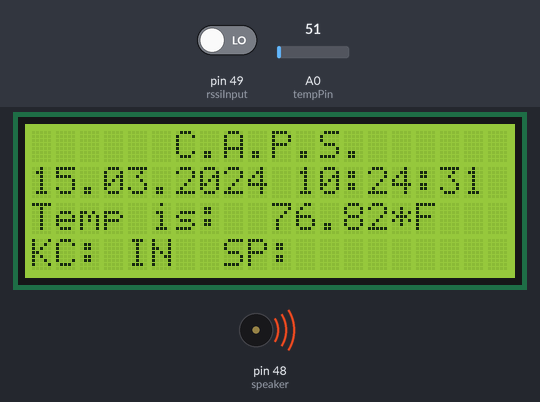
Bench run of a sketch on a simulated Arduino Mega 2560, built with avr-gcc and run on an emulated ATmega2560. Parts: 20×4 character LCD, buzzer (waves = sounding, pin HIGH). Inputs (shaded band) come from the test bench; at power-on: A0 (tempPin) = 51, pin 49 (rssiInput) LOW. The local clock reads 2024-03-15 10:24:30 at power-on unless the sketch sets it; storage starts empty; what the sketch prints to the serial monitor is not drawn.

Above: at 1.8 s.
1.9 s: A0 (tempPin) set to 58
At 3.1 s:
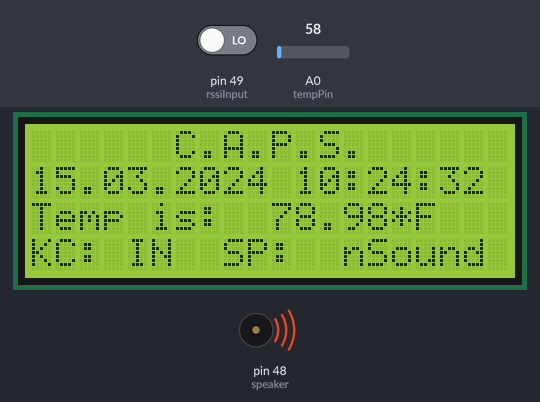
6.1 s: pin 49 (rssiInput) driven HIGH
At 8.5 s:
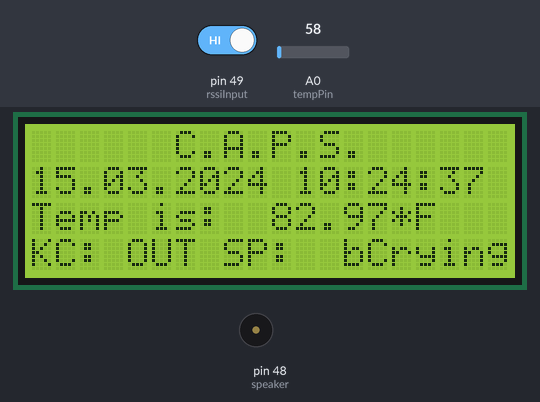
10.3 s: A0 (tempPin) set to 30
At 12.8 s:
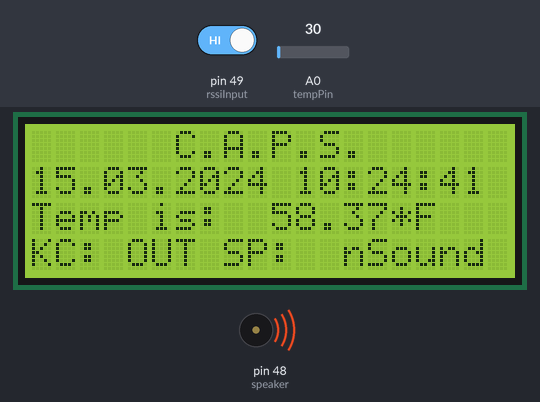
14.5 s: A0 (tempPin) set to 61
At 16.6 s:
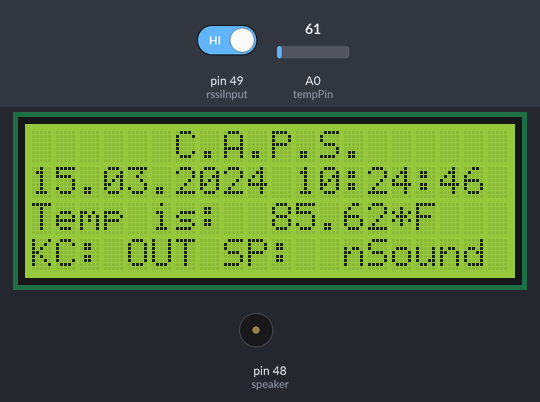
18.7 s: pin 49 (rssiInput) driven LOW
At 21.1 s:
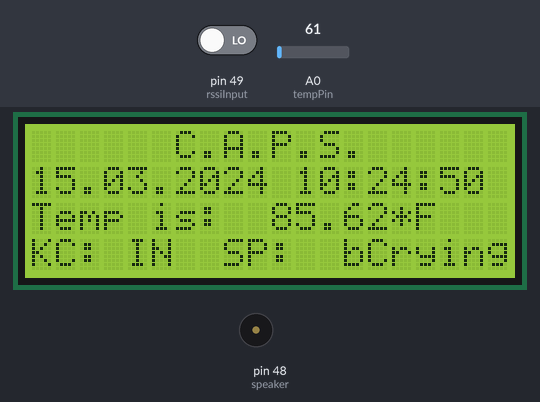
22.9 s: A0 (tempPin) set to 15
At 24.5 s:
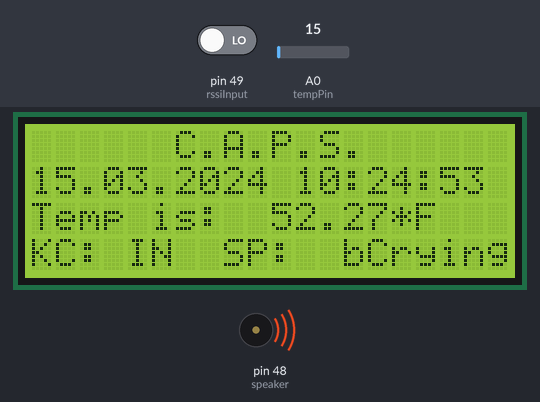
Timing chart, 0 to 26.0 s (numbered marks = the images above; inputs shaded):
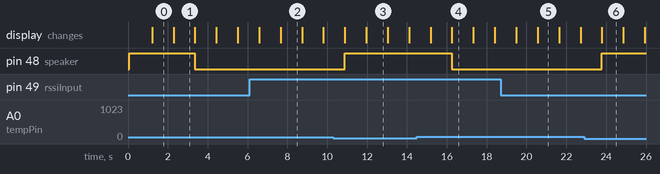

The sketch:

Working_Fall2017.ino
```cpp
/*
  The Super Six:
  EE 595
  Fall 2017

  Members: Lena ,Malcom, Willhelmi, Tony, Kyle, and  Leonardo
*/

#include <SPI.h>  //for SD shield
#include <SD.h>  //for communication with SD shield
#include <DS3231.h>  //for RTC - Real Time Clock
#include <LiquidCrystal.h>  //for LCD
#include <SoftwareSerial.h> // for BLE
#define SD_ChipSelectPin 53

LiquidCrystal lcd(12, 11, 5, 4, 3, 2);  // initialize the LCD library with the numbers of the interface pins
DS3231  rtc(SDA, SCL);  //Init the DS3231 using the hardware interface
SoftwareSerial mySerial(14, 15); // for Keychain Connection BLE

//Function Prototypes
void audio_play(int const &audio);  //Function to play audio
void saveData();  // write data to SD card
void display(String dspl1, String dspl2, String dspl3);  //display on the LCD

 String kcStatus;
 String spkStatus;
String dataString, dataString1, dataString2, dataString3, dataString4;
int val;  //varible to store temperature reading
int tempPin = A0;  //Analogue pin A0
int sensorThres = 400;  //threshold value for fumes sensor
const int chipSelect = 53;  //Card Select pin
int rssiInput = 49;
int speaker = 48;
bool keyFlag = false;
int keyCounter = 0;
const int counter = 5000;

void setup()
{
  Serial.begin(9600);  // Open serial communications and wait for port to open:
  rtc.begin();  // Initialize the rtc object (the clock module)


  // ******************Uncommented the following thee lines to Set the Date and Time********************
  //
  //  rtc.setDOW(SUNDAY);     // Set Day-of-Week to SUNDAY
  //  rtc.setTime(4, 02, 00);     // Set the time to 12:00:00 (24hr format)
  //  rtc.setDate(26, 11 , 2017);   // Set the date to January 1st, 2014


  pinMode(speaker, OUTPUT); // audio output pin
  pinMode(rssiInput, INPUT); //input for distance readings

  lcd.begin(20, 4);  //Initialize the LCD to 20 collums and 4 rows (set up the LCD's number of columns and rows)
  lcd.print("      C.A.P.S."); // Print a permanent message to the LCD.

  digitalWrite(speaker, HIGH);

  Serial.print("Initializing SD card...");  //see if SD card reader and the card are present and can be initialized:
  if (!SD.begin(SD_ChipSelectPin)) {
    Serial.println("Card failed, or not present");
    return;
  }
  Serial.println("card initialized.");
  mySerial.begin(115200);
  mySerial.write("AT+START");
  delay(50);
}

void loop()
{
  // if rssi digital pin high then
  // mySerial.print("ON");
  // if rssi digital pin low
  // mySerial.print("OFF");

  // check the input if pin 49 and see if it's active
  if ( digitalRead(rssiInput) == HIGH)
  {
    keyFlag = true;
     kcStatus = "OUT";

  }
  else
  {
    keyFlag = false;
     kcStatus = "IN ";
  }
  if (keyFlag)
  {
    mySerial.print("ON");

  }
  else
  {
    mySerial.print("OFF");
  }

float avr_temp;
//float cel;

 for(int i =0; i< counter; i++)
  {
  val = analogRead(tempPin);
  float mv = ( val / 1024.0) * 5000;
  float cel = mv / 10;
  float farh = (cel * 9) / 5 + 32;
  avr_temp = avr_temp + farh;
  }
float farh = avr_temp/counter;


  //dataString = String(rtc.getDOWStr()) + "," + String(rtc.getDateStr()) + "," + String(rtc.getTimeStr()) + "," + String(cel) + "," + "*C" + "," + String(farh) + "," +  "*F"; // convert to CSV for data logging
  dataString1 = String(rtc.getDateStr()) + " " + String(rtc.getTimeStr());
  dataString2 = "Temp is:  " + String(farh) +  "*F" ;
  dataString3 = "KC: " + kcStatus;
  dataString4 = "SP: " + spkStatus;

  //Serial.println(dataString);
  //saveData(); // save to SD card
  Serial.println(dataString);
  //delay(1000);  //delay for this amount of time (1000 == 1 second)

  display(dataString1, dataString2, dataString3, dataString4);  //send data to LCD

  if (farh > 80) {
    digitalWrite(speaker, LOW);
    spkStatus = " bCrying ";
  } else {
    digitalWrite(speaker, HIGH);
    spkStatus =" nSound ";
  }


  //  delay(1000);


}
//End of the main loop  #########################################################


//#######################################################################################

//write to the log file
void saveData()
{

  // now append new data file
  File sensorData = SD.open("data.csv", FILE_WRITE);
  if (sensorData)
  {
    sensorData.println(dataString);
    sensorData.close(); // close the file
    Serial.println(dataString);
  }

  else
  {

    Serial.println("Error writing to file !");
  }

}


//#######################################################################################


//function to display on LCD

void display(String dspl1, String dspl2, String dspl3, String dspl4)
{
  //Print on the LCD
  // set the cursor to column 0, line 1
  // (note: line 1 is the second row, since counting begins with 0):
  //Set cursor to the 3rd row, colume zero
  lcd.setCursor(0, 1);
  lcd.print(dspl1);
  lcd.setCursor(0, 2);
  lcd.print(dspl2);
  lcd.setCursor(0, 3);
  lcd.print(dspl3);
  lcd.setCursor(8, 3);
  lcd.print(dspl4);
}
```

Measured:
- the behaviour switches between 54 and 55 on A0 (tempPin) (found by bisection; images 0 and 1)
- after the input at 1.9 s, pin 48 (speaker): HIGH → LOW after 1.5 s
- after the input at 6.1 s, the display: first differs from a run without the input after 1.6 s (image 2)
- after the input at 10.3 s, pin 48 (speaker): LOW → HIGH after 0.59 s
- after the input at 14.5 s, pin 48 (speaker): HIGH → LOW after 1.8 s
- after the input at 18.7 s, the display: first differs from a run without the input after 1.9 s (image 5)
- after the input at 22.9 s, pin 48 (speaker): LOW → HIGH after 0.89 s
